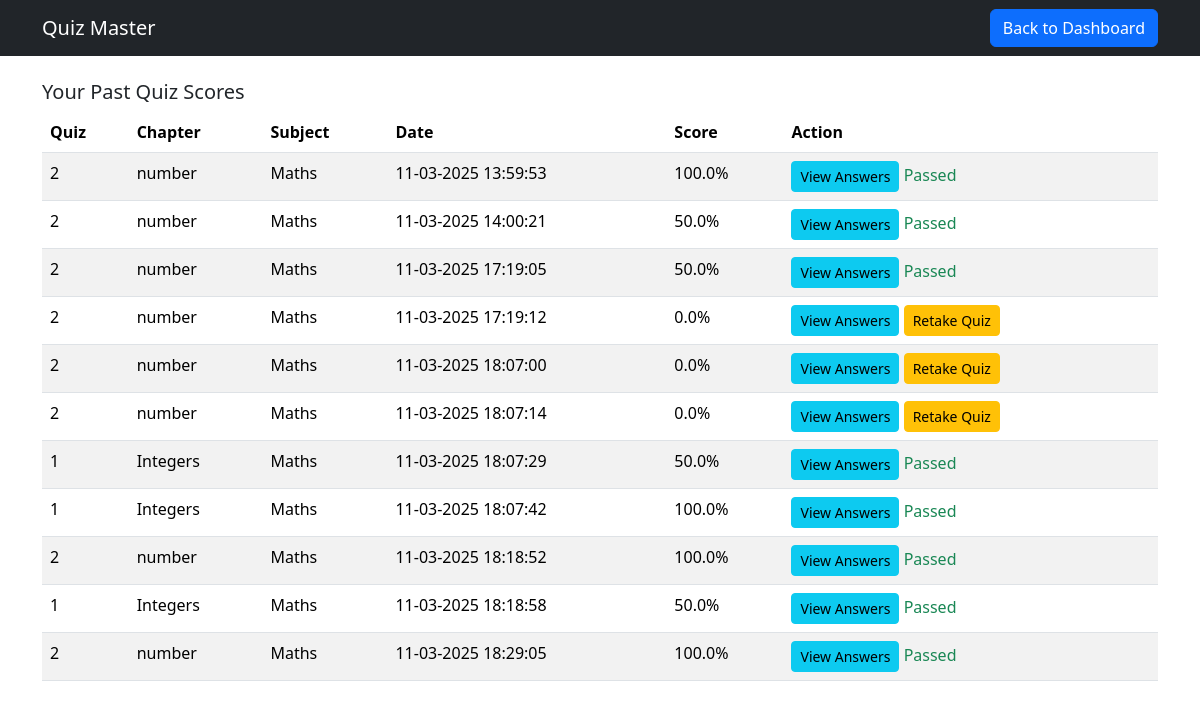
The page /user_scores (signed in) on the database its author committed.
### app.py (models this page shows)
class Score(db.Model):
    __tablename__ = 'score'
    ScoreID = db.Column(db.Integer, primary_key=True, autoincrement=True)
    QuizID = db.Column(db.Integer, db.ForeignKey('quiz.QuizID'), nullable=False)
    UserID = db.Column(db.Integer, db.ForeignKey('user.UserID'), nullable=False)
    TimeStamp = db.Column(db.DateTime, default=db.func.current_timestamp())  # Auto-fills time of attempt
    TotalScore = db.Column(db.Float, nullable=False)
    user = db.relationship('User', backref='scores')
    quiz = db.relationship('Quiz', backref='scores')

class Quiz(db.Model):
    __tablename__ = 'quiz'
    QuizID = db.Column(db.Integer, primary_key=True, autoincrement=True)
    Date_of_quiz = db.Column(db.Date, nullable=False)
    Time_duration = db.Column(db.String(5), nullable=False)  # Stores "HH:MM"
    Remarks = db.Column(db.String(500))
    ChapterID = db.Column(db.Integer, db.ForeignKey('chapter.ChapterID'), nullable=False)
    QuestionsR = db.relationship('Questions', backref='quiz', lazy=True)

class Chapter(db.Model):
    __tablename__ = 'chapter'
    ChapterID = db.Column(db.Integer, primary_key=True, autoincrement=True)
    Chaptername = db.Column(db.String(500), nullable=False)
    Description = db.Column(db.String(500), nullable=False)
    QuizR = db.relationship('Quiz', backref='chapter', lazy=True)
    SubjectID = db.Column(db.Integer, db.ForeignKey('subject.SubjectID'), nullable=False)
    subject = db.relationship('Subject', backref='chapters')

class Subject(db.Model):
    __tablename__ = 'subject'
    SubjectID = db.Column(db.Integer, primary_key=True, autoincrement=True)
    Subjectname = db.Column(db.String(500), nullable=False)
    Description = db.Column(db.String(500), nullable=False)

### app.py (the view)
@app.route('/user_scores')
def user_scores():
    if 'user_id' not in session:
        flash("Unauthorized access!", "danger")
        return redirect(url_for("home"))
    user_id = session['user_id']
    scores = Score.query.filter_by(UserID=user_id).all()
    for score in scores:
        score.retake_allowed = score.TotalScore < 40  # Check if score is below 40%
        ist_time = score.TimeStamp + timedelta(hours=5, minutes=30)  # Convert to IST
        score.ist_time_str = ist_time.strftime('%d-%m-%Y %H:%M:%S')  # Store as new variable
    return render_template("quiz_scores.html", scores=scores)

### templates/quiz_scores.html (shortened to what this page needs)
<!DOCTYPE html>
<html lang="en">
<head>
    <link href="https://cdn.jsdelivr.net/npm/bootstrap@5.3.2/dist/css/bootstrap.min.css" rel="stylesheet">
</head>
<body>
    <nav class="navbar navbar-expand-lg navbar-dark bg-dark">
        <div class="container">
            <a class="navbar-brand" href="#">Quiz Master</a>
            <a href="{{ url_for('user_dashboard') }}" class="btn btn-primary">Back to Dashboard</a>
        </div>
    </nav>
    <div class="container mt-4">
        <h5>Your Past Quiz Scores</h5>
        {% if scores %}
        <table class="table table-striped">
            <thead>
                <tr>
                    <th>Quiz</th>
                    <th>Chapter</th>
                    <th>Subject</th>
                    <th>Date</th>
                    <th>Score</th>
                    <th>Action</th>
                </tr>
            </thead>
            <tbody>
                {% for score in scores %}
                <tr>
                    <td>{{ score.quiz.QuizID }}</td>
                    <td>{{ score.quiz.chapter.Chaptername }}</td>
                    <td>{{ score.quiz.chapter.subject.Subjectname }}</td>
                    <td>{{ score.ist_time_str }}</td>
                    <td>{{ score.TotalScore }}%</td>
                    <td>
                        <button class="btn btn-info btn-sm" data-bs-toggle="modal" data-bs-target="#viewAnswers{{ score.ScoreID }}">View Answers</button>
                        {% if score.TotalScore < 40 %}
                            <a href="{{ url_for('start_quiz', quiz_id=score.quiz.QuizID) }}" class="btn btn-warning btn-sm">Retake Quiz</a>
                        {% else %}
                            <span class="text-success">Passed</span>
                        {% endif %}
                    </td>
                </tr>
                {% endfor %}
            </tbody>
        </table>
        {% else %}
        <p>No quiz attempts found.</p>
        {% endif %}
    </div>
</body>
</html>

### rows shown on the page
Score: quiz.QuizID "2", quiz.chapter.Chaptername "number", quiz.chapter.subject.Subjectname "Maths", ist_time_str "11-03-2025 13:59:53", TotalScore "100.0", shows "Passed"
Score: quiz.QuizID "2", quiz.chapter.Chaptername "number", quiz.chapter.subject.Subjectname "Maths", ist_time_str "11-03-2025 14:00:21", TotalScore "50.0", shows "Passed"
Score: quiz.QuizID "2", quiz.chapter.Chaptername "number", quiz.chapter.subject.Subjectname "Maths", ist_time_str "11-03-2025 17:19:05", TotalScore "50.0", shows "Passed"
Score: quiz.QuizID "2", quiz.chapter.Chaptername "number", quiz.chapter.subject.Subjectname "Maths", ist_time_str "11-03-2025 17:19:12", TotalScore "0.0"
Score: quiz.QuizID "2", quiz.chapter.Chaptername "number", quiz.chapter.subject.Subjectname "Maths", ist_time_str "11-03-2025 18:07:00", TotalScore "0.0"
Score: quiz.QuizID "2", quiz.chapter.Chaptername "number", quiz.chapter.subject.Subjectname "Maths", ist_time_str "11-03-2025 18:07:14", TotalScore "0.0"
Score: quiz.QuizID "1", quiz.chapter.Chaptername "Integers", quiz.chapter.subject.Subjectname "Maths", ist_time_str "11-03-2025 18:07:29", TotalScore "50.0", shows "Passed"
Score: quiz.QuizID "1", quiz.chapter.Chaptername "Integers", quiz.chapter.subject.Subjectname "Maths", ist_time_str "11-03-2025 18:07:42", TotalScore "100.0", shows "Passed"
Score: quiz.QuizID "2", quiz.chapter.Chaptername "number", quiz.chapter.subject.Subjectname "Maths", ist_time_str "11-03-2025 18:18:52", TotalScore "100.0", shows "Passed"
Score: quiz.QuizID "1", quiz.chapter.Chaptername "Integers", quiz.chapter.subject.Subjectname "Maths", ist_time_str "11-03-2025 18:18:58", TotalScore "50.0", shows "Passed"
Score: quiz.QuizID "2", quiz.chapter.Chaptername "number", quiz.chapter.subject.Subjectname "Maths", ist_time_str "11-03-2025 18:29:05", TotalScore "100.0", shows "Passed"
